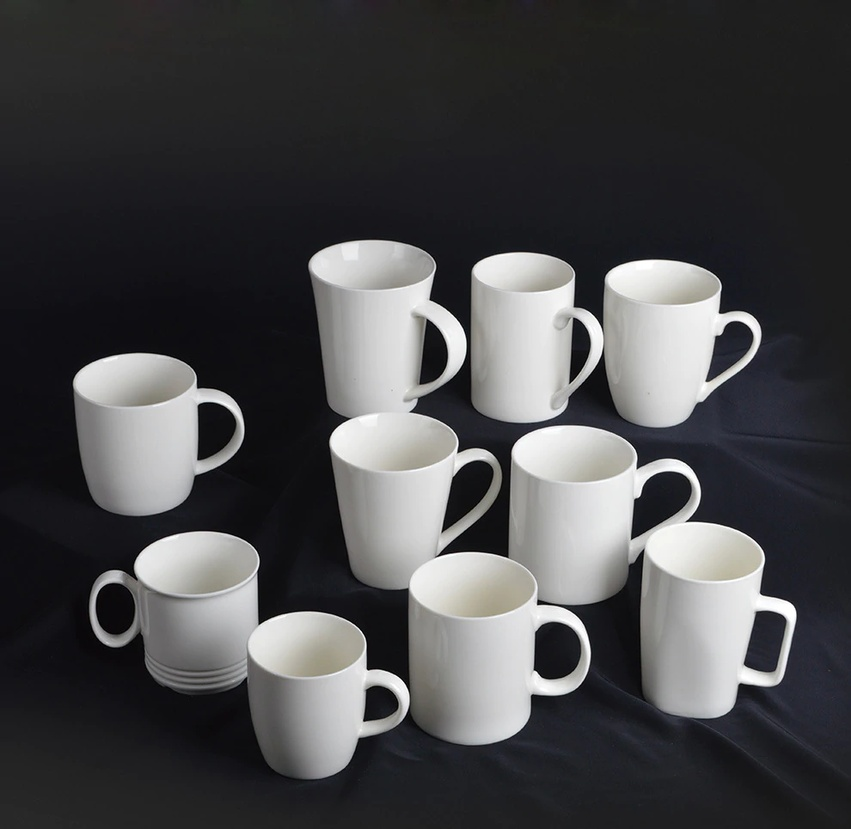
#> input picture coffeecup.jpg, 851 x 829 px, shrunk from 990 x 965 before the run
$ python hw4_ex1.py   (older library calls are emulated)
#> lines starting #> are read from the running program, lines starting #| are printed output that depends on the picture; after the words box and inside, x2 and y2 are one past the last pixel; in counts of white or black regions, pixels touching at a corner belong together
#!/usr/bin/env python3
# -*- coding: utf-8 -*-
"""
Ananya Srinivasan
CSC 355: Human Computer Interaction
Homework 4: Computer Vision, Exercise 1
Description: Takes an image of cups on a black background and performs otsu thresholding, followed by feature erosion
and dilation to determine the distinct objects within the image. Finally, the connected compenents of the image are
determined and extracted by drawing rectangles around each component (object).
"""

import numpy as np
import cv2

#Image
img = cv2.imread('./coffeecup.jpg', 0)
#> img: shape (829, 851); min 0, max 255, mean 71.8
cv2.imshow('Orig', img)
cv2.waitKey(0)
cv2.destroyAllWindows()
cv2.waitKey(1)

#STEP 1: Otsu Thresholding
#Otsu thresholding for bimodal distributions: returns threshold value and image, make into binary
img_blur = cv2.GaussianBlur(img, (5,5), 0) #Gaussian filter to reduce most noise
ret, otsu_thresh = cv2.threshold(img_blur,0,255,cv2.THRESH_BINARY+cv2.THRESH_OTSU)
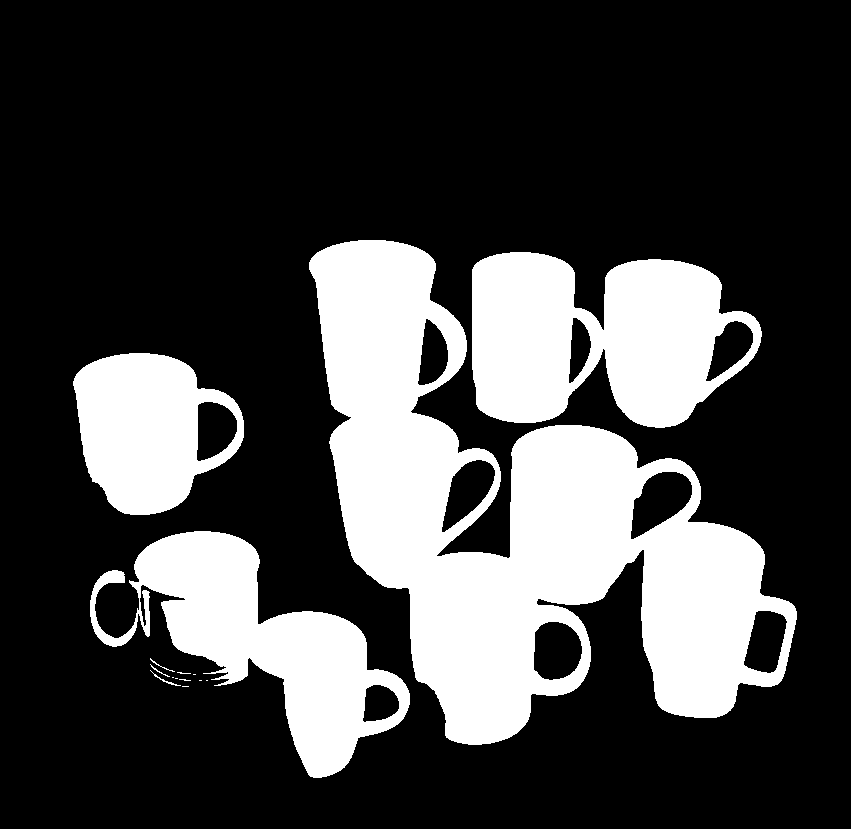
#> otsu_thresh: shape (829, 851); 26.3% white; 15 white regions (8 under 20 px), largest, box (x1, y1, x2, y2) and area: (309, 240, 797, 745) 103452, (472, 252, 762, 428) 34976, (90, 531, 410, 778) 28949
#> ret = 109
cv2.imshow('Otsu', otsu_thresh)
cv2.waitKey(0)
cv2.destroyAllWindows()
cv2.waitKey(1)

#STEP 2: Erosion
#Remove any noise within the image and distinguish between features
kernel = np.ones((5,5), np.uint8)
img_erode = cv2.erode(otsu_thresh, kernel, iterations=25)
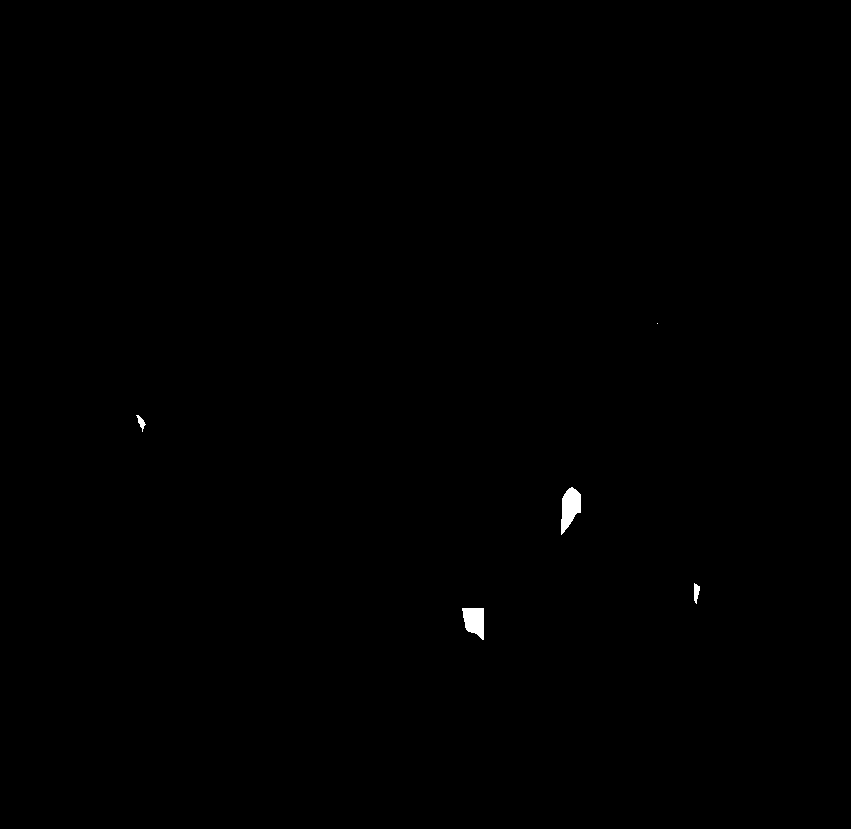
#> img_erode: shape (829, 851); 0.18% white; 5 white regions (1 under 20 px), largest, box (x1, y1, x2, y2) and area: (561, 487, 581, 535) 611, (462, 608, 484, 640) 525, (694, 583, 700, 604) 85, (136, 415, 146, 432) 67
cv2.imshow('Erosion', img_erode)
cv2.waitKey(0)
cv2.destroyAllWindows()
cv2.waitKey(1)

#STEP 3: Dilation
#Dilate the features of the image to distinguish between them
img_dilate = cv2.dilate(img_erode, kernel, iterations=15)
#> img_dilate: shape (829, 851); 4.2% white; 5 white regions, box (x1, y1, x2, y2) and area: (531, 457, 611, 565) 8291, (432, 578, 514, 670) 7365, (664, 553, 730, 634) 5305, (106, 385, 176, 462) 5287, (627, 293, 688, 354) 3721
cv2.imshow('Dilation', img_dilate)
cv2.waitKey(0)
cv2.destroyAllWindows()
cv2.waitKey(1)


#STEP 4: Connected components
#Find any the particular objects within the image
cc = cv2.connectedComponentsWithStats(img_dilate, 8, cv2.CV_32S)
labels = cc[1]
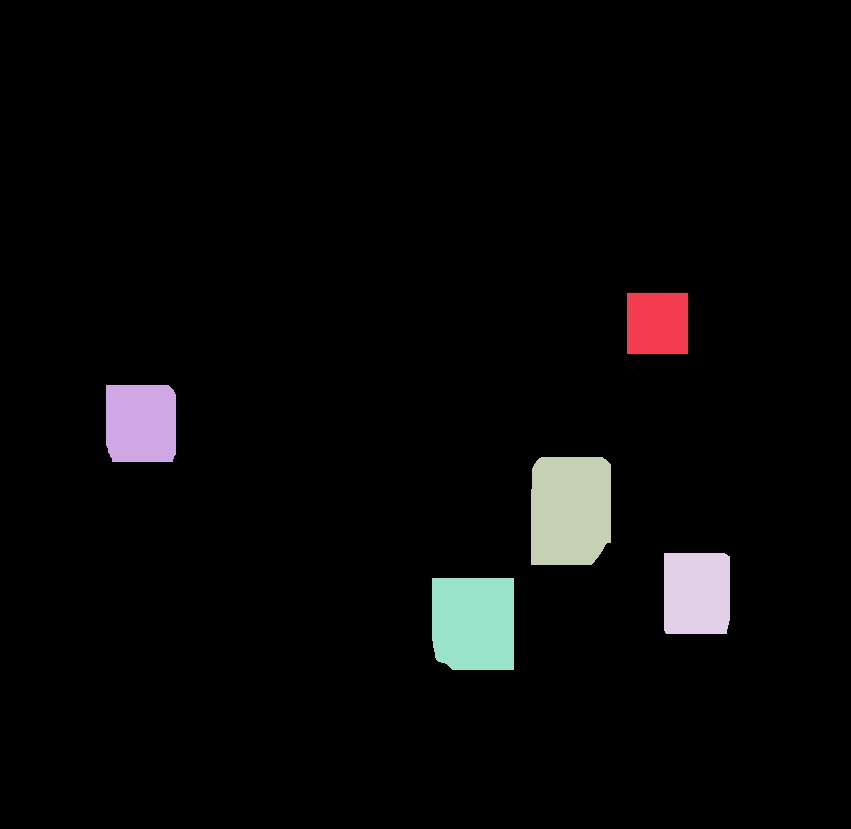
#> labels: shape (829, 851) int32; 6 distinct labels, from 0 to 5; one colour per label, 0 black
stats = cc[2]
#> stats = [[0, 0, 851, 829, 675510], [627, 293, 61, 61, 3721], [106, 385, 70, 77, 5287], [531, 457, 80, 108, 8291], [664, 553, 66, 81, 5305], [432, 578, 82, 92, 7365]]

print("Number of items: %d\n" % cc[0])
#| Number of items: 6

for label in range(cc[0]):
    obj = label+1
    print("Object %d:" % obj)

    x = stats[label, cv2.CC_STAT_LEFT]
    y = stats[label, cv2.CC_STAT_TOP]
    print("Coordinates: (%d, %d)" % (x, y))

    width = stats[label, cv2.CC_STAT_WIDTH]
    print("Width: %d" % width)

    height = stats[label, cv2.CC_STAT_HEIGHT]
    print("Height: %d" % height)

    area = stats[label, cv2.CC_STAT_AREA]
    print("Area: %d" % area)
    print("\n")

    img_rect = cv2.rectangle(img,(x, y),(x+width, y+height),(250, 0, 0), 3)
    cv2.imshow('Rectangle', img_rect)
    cv2.waitKey(0)
    cv2.destroyAllWindows()
    cv2.waitKey(1)
#> this loop made 6 passes
#> (printed output is left out)
#> pass 2, `img_rect = cv2.rectangle(img,(x, y),(x+width, y+height),(250, 0, 0), 3)`:
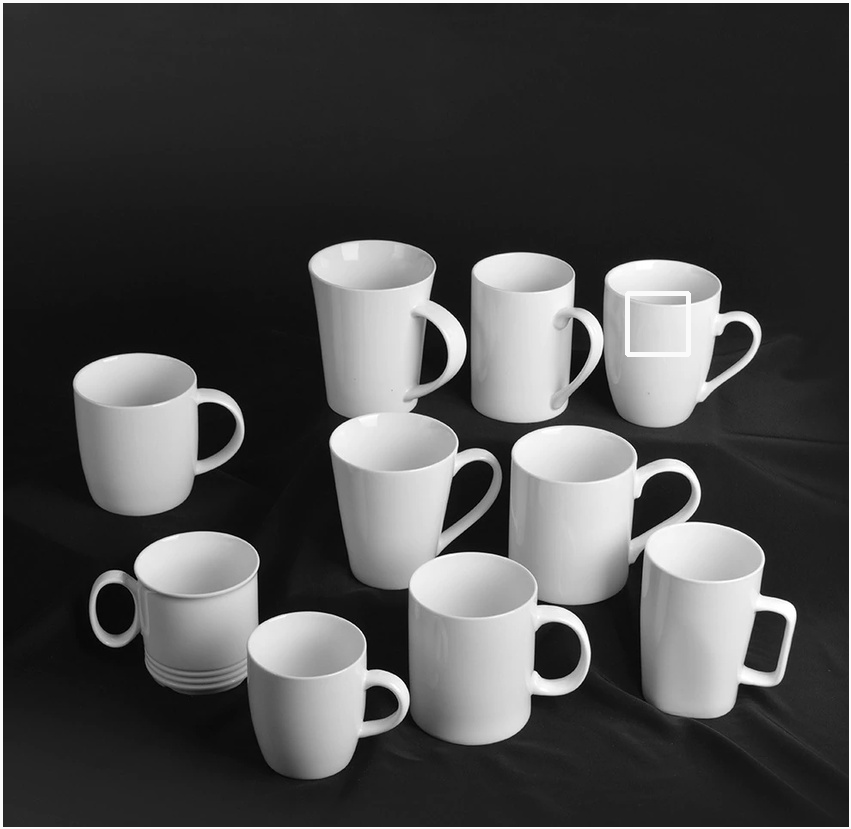
#> img_rect: shape (829, 851); min 0, max 255, mean 74.4
#> pass 3, `img_rect = cv2.rectangle(img,(x, y),(x+width, y+height),(250, 0, 0), 3)`:
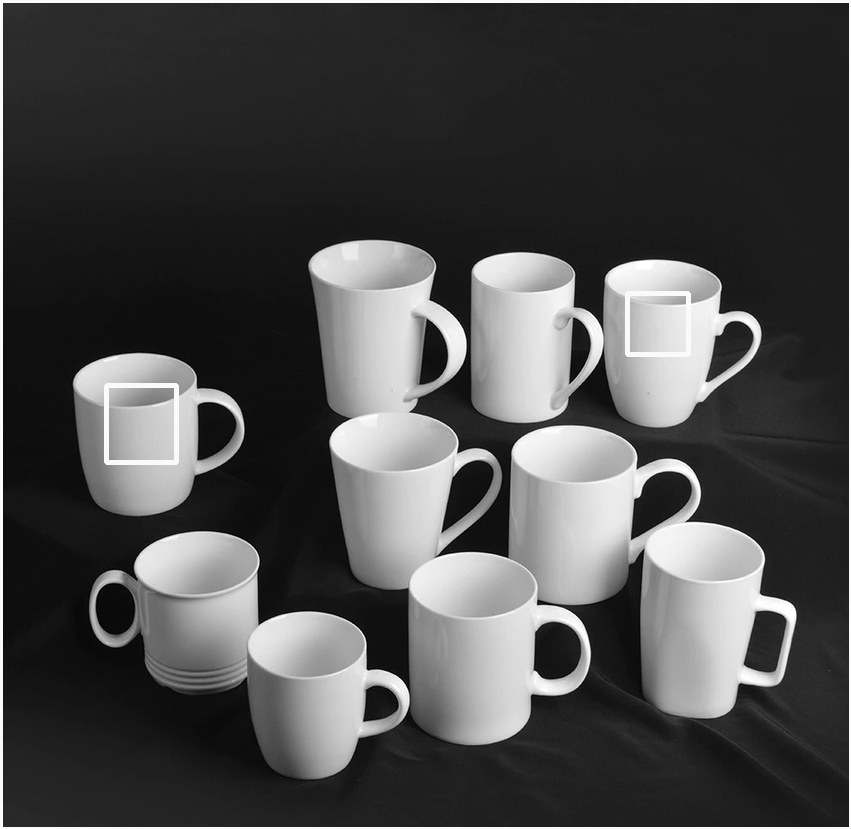
#> img_rect: shape (829, 851); 0.21% of pixels changed, all inside (x1, y1, x2, y2) = (104, 383, 179, 465)
#> after the loop:
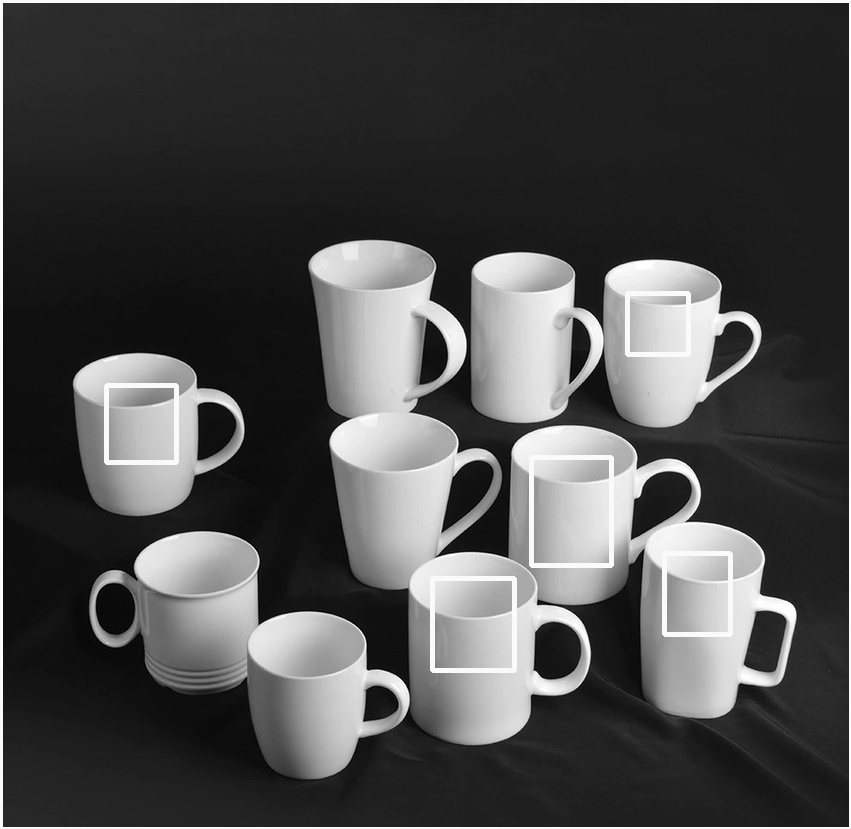
#> img: shape (829, 851); min 0, max 255, mean 75
